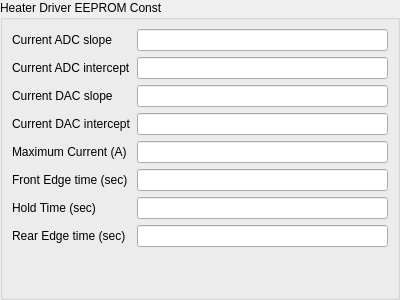
<?xml version="1.0" encoding="UTF-8"?>
<ui version="4.0">
 <class>wHeaterDriver</class>
 <widget class="QWidget" name="wHeaterDriver">
  <property name="geometry">
   <rect>
    <x>0</x>
    <y>0</y>
    <width>400</width>
    <height>300</height>
   </rect>
  </property>
  <property name="windowTitle">
   <string>Form</string>
  </property>
  <layout class="QVBoxLayout" name="verticalLayout">
   <property name="leftMargin">
    <number>0</number>
   </property>
   <property name="topMargin">
    <number>0</number>
   </property>
   <property name="rightMargin">
    <number>0</number>
   </property>
   <property name="bottomMargin">
    <number>0</number>
   </property>
   <item>
    <widget class="QGroupBox" name="groupBox">
     <property name="title">
      <string>Heater Driver EEPROM Const</string>
     </property>
     <layout class="QFormLayout" name="formLayout">
      <item row="0" column="0">
       <widget class="QLabel" name="label">
        <property name="text">
         <string>Current ADC slope</string>
        </property>
       </widget>
      </item>
      <item row="0" column="1">
       <widget class="QLineEdit" name="leCurrentAdcSlope"/>
      </item>
      <item row="1" column="0">
       <widget class="QLabel" name="label_2">
        <property name="text">
         <string>Current ADC intercept</string>
        </property>
       </widget>
      </item>
      <item row="1" column="1">
       <widget class="QLineEdit" name="leCurrentAdcIntercept"/>
      </item>
      <item row="2" column="0">
       <widget class="QLabel" name="label_3">
        <property name="text">
         <string>Current DAC slope</string>
        </property>
       </widget>
      </item>
      <item row="2" column="1">
       <widget class="QLineEdit" name="leCurrentDacSlope"/>
      </item>
      <item row="3" column="0">
       <widget class="QLabel" name="label_4">
        <property name="text">
         <string>Current DAC intercept</string>
        </property>
       </widget>
      </item>
      <item row="3" column="1">
       <widget class="QLineEdit" name="leCurrentDacIntercept"/>
      </item>
      <item row="4" column="0">
       <widget class="QLabel" name="label_5">
        <property name="text">
         <string>Maximum Current (A)</string>
        </property>
       </widget>
      </item>
      <item row="4" column="1">
       <widget class="QLineEdit" name="leMaximumCurrent"/>
      </item>
      <item row="5" column="0">
       <widget class="QLabel" name="label_6">
        <property name="text">
         <string>Front Edge time (sec)</string>
        </property>
       </widget>
      </item>
      <item row="5" column="1">
       <widget class="QLineEdit" name="leFrontEdge"/>
      </item>
      <item row="6" column="0">
       <widget class="QLabel" name="label_7">
        <property name="text">
         <string>Hold Time (sec)</string>
        </property>
       </widget>
      </item>
      <item row="6" column="1">
       <widget class="QLineEdit" name="leHoldTime"/>
      </item>
      <item row="7" column="0">
       <widget class="QLabel" name="label_8">
        <property name="text">
         <string>Rear Edge time (sec)</string>
        </property>
       </widget>
      </item>
      <item row="7" column="1">
       <widget class="QLineEdit" name="leRearEdge"/>
      </item>
     </layout>
    </widget>
   </item>
  </layout>
 </widget>
 <tabstops>
  <tabstop>leCurrentAdcSlope</tabstop>
  <tabstop>leCurrentAdcIntercept</tabstop>
  <tabstop>leCurrentDacSlope</tabstop>
  <tabstop>leCurrentDacIntercept</tabstop>
  <tabstop>leMaximumCurrent</tabstop>
  <tabstop>leFrontEdge</tabstop>
  <tabstop>leHoldTime</tabstop>
  <tabstop>leRearEdge</tabstop>
 </tabstops>
 <resources/>
 <connections/>
</ui>
